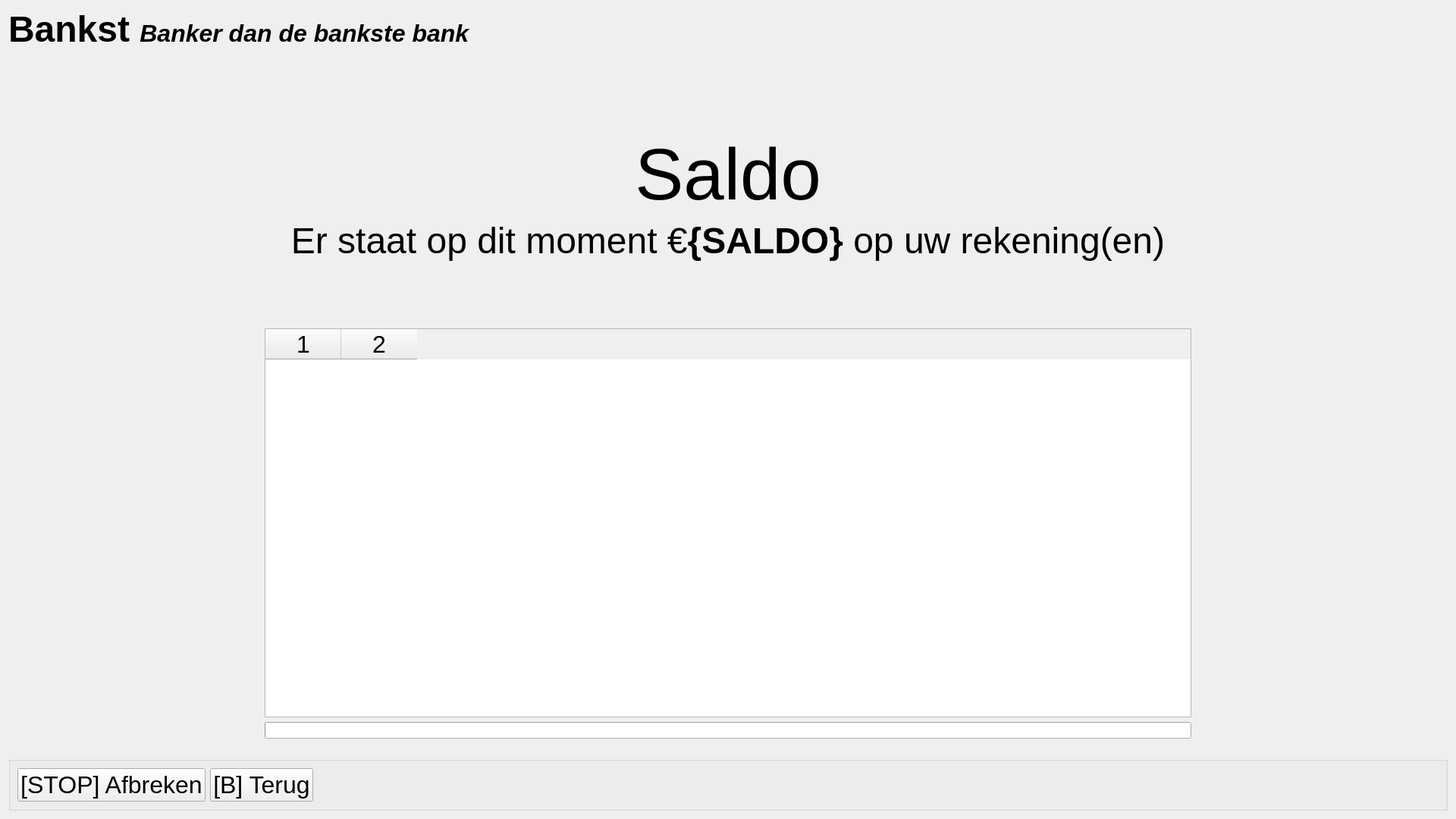
<?xml version="1.0" encoding="UTF-8"?>
<ui version="4.0">
 <class>ScreenBalance</class>
 <widget class="QWidget" name="ScreenBalance">
  <property name="geometry">
   <rect>
    <x>0</x>
    <y>0</y>
    <width>1920</width>
    <height>1080</height>
   </rect>
  </property>
  <property name="minimumSize">
   <size>
    <width>1920</width>
    <height>1080</height>
   </size>
  </property>
  <property name="maximumSize">
   <size>
    <width>1920</width>
    <height>1080</height>
   </size>
  </property>
  <property name="contextMenuPolicy">
   <enum>Qt::NoContextMenu</enum>
  </property>
  <property name="windowTitle">
   <string>Form</string>
  </property>
  <layout class="QVBoxLayout" name="verticalLayout">
   <item>
    <widget class="QLabel" name="name">
     <property name="sizePolicy">
      <sizepolicy hsizetype="Minimum" vsizetype="Minimum">
       <horstretch>0</horstretch>
       <verstretch>0</verstretch>
      </sizepolicy>
     </property>
     <property name="maximumSize">
      <size>
       <width>16777215</width>
       <height>54</height>
      </size>
     </property>
     <property name="font">
      <font>
       <pointsize>36</pointsize>
       <weight>75</weight>
       <bold>true</bold>
      </font>
     </property>
     <property name="text">
      <string>&lt;html&gt;&lt;head/&gt;&lt;body&gt;&lt;p&gt;&lt;span style=&quot; font-size:36pt; font-weight:600;&quot;&gt;Bankst &lt;/span&gt;&lt;span style=&quot; font-size:24pt; font-weight:600; font-style:italic;&quot; align=&quot;right&quot;&gt;Banker dan de bankste bank&lt;/span&gt;&lt;/p&gt;&lt;/body&gt;&lt;/html&gt;</string>
     </property>
    </widget>
   </item>
   <item>
    <spacer name="verticalSpacer">
     <property name="orientation">
      <enum>Qt::Vertical</enum>
     </property>
     <property name="sizeType">
      <enum>QSizePolicy::Fixed</enum>
     </property>
     <property name="sizeHint" stdset="0">
      <size>
       <width>20</width>
       <height>96</height>
      </size>
     </property>
    </spacer>
   </item>
   <item>
    <widget class="QFrame" name="frame">
     <property name="sizePolicy">
      <sizepolicy hsizetype="Preferred" vsizetype="Maximum">
       <horstretch>0</horstretch>
       <verstretch>0</verstretch>
      </sizepolicy>
     </property>
     <property name="frameShape">
      <enum>QFrame::NoFrame</enum>
     </property>
     <property name="frameShadow">
      <enum>QFrame::Plain</enum>
     </property>
     <layout class="QVBoxLayout" name="verticalLayout_2">
      <item>
       <widget class="QLabel" name="title">
        <property name="font">
         <font>
          <pointsize>72</pointsize>
         </font>
        </property>
        <property name="text">
         <string>Saldo</string>
        </property>
        <property name="alignment">
         <set>Qt::AlignBottom|Qt::AlignHCenter</set>
        </property>
       </widget>
      </item>
      <item>
       <widget class="QLabel" name="subTitle">
        <property name="font">
         <font>
          <pointsize>36</pointsize>
         </font>
        </property>
        <property name="text">
         <string>&lt;html&gt;&lt;head/&gt;&lt;body&gt;&lt;p&gt;Er staat op dit moment €&lt;span style=&quot; font-weight:600;&quot;&gt;{SALDO}&lt;/span&gt; op uw rekening(en)&lt;/p&gt;&lt;/body&gt;&lt;/html&gt;</string>
        </property>
        <property name="alignment">
         <set>Qt::AlignHCenter|Qt::AlignTop</set>
        </property>
       </widget>
      </item>
      <item>
       <widget class="QLabel" name="error">
        <property name="font">
         <font>
          <pointsize>32</pointsize>
          <underline>true</underline>
         </font>
        </property>
        <property name="styleSheet">
         <string notr="true">QLabel {
	color: rgb(255, 0, 0);
}</string>
        </property>
        <property name="text">
         <string/>
        </property>
        <property name="alignment">
         <set>Qt::AlignCenter</set>
        </property>
       </widget>
      </item>
     </layout>
    </widget>
   </item>
   <item>
    <widget class="QFrame" name="frame_2">
     <property name="sizePolicy">
      <sizepolicy hsizetype="Preferred" vsizetype="Preferred">
       <horstretch>0</horstretch>
       <verstretch>0</verstretch>
      </sizepolicy>
     </property>
     <property name="frameShape">
      <enum>QFrame::NoFrame</enum>
     </property>
     <property name="frameShadow">
      <enum>QFrame::Plain</enum>
     </property>
     <layout class="QHBoxLayout" name="horizontalLayout_2">
      <item>
       <spacer name="horizontalSpacer_2">
        <property name="orientation">
         <enum>Qt::Horizontal</enum>
        </property>
        <property name="sizeType">
         <enum>QSizePolicy::Fixed</enum>
        </property>
        <property name="sizeHint" stdset="0">
         <size>
          <width>320</width>
          <height>20</height>
         </size>
        </property>
       </spacer>
      </item>
      <item>
       <widget class="QFrame" name="frame_3">
        <property name="frameShape">
         <enum>QFrame::NoFrame</enum>
        </property>
        <property name="frameShadow">
         <enum>QFrame::Plain</enum>
        </property>
        <layout class="QVBoxLayout" name="verticalLayout_3">
         <item>
          <widget class="QTableWidget" name="tableWidget">
           <property name="font">
            <font>
             <pointsize>24</pointsize>
            </font>
           </property>
           <property name="styleSheet">
            <string notr="true">QTableView::item
{
  padding: 8px;
}</string>
           </property>
           <property name="frameShape">
            <enum>QFrame::StyledPanel</enum>
           </property>
           <property name="frameShadow">
            <enum>QFrame::Raised</enum>
           </property>
           <property name="lineWidth">
            <number>1</number>
           </property>
           <property name="verticalScrollBarPolicy">
            <enum>Qt::ScrollBarAlwaysOff</enum>
           </property>
           <property name="horizontalScrollBarPolicy">
            <enum>Qt::ScrollBarAlwaysOff</enum>
           </property>
           <property name="alternatingRowColors">
            <bool>true</bool>
           </property>
           <property name="sortingEnabled">
            <bool>true</bool>
           </property>
           <property name="columnCount">
            <number>2</number>
           </property>
           <attribute name="verticalHeaderVisible">
            <bool>false</bool>
           </attribute>
           <column/>
           <column/>
          </widget>
         </item>
         <item>
          <widget class="QProgressBar" name="progressBar">
           <property name="value">
            <number>0</number>
           </property>
           <property name="textVisible">
            <bool>false</bool>
           </property>
          </widget>
         </item>
        </layout>
       </widget>
      </item>
      <item>
       <spacer name="horizontalSpacer_3">
        <property name="orientation">
         <enum>Qt::Horizontal</enum>
        </property>
        <property name="sizeType">
         <enum>QSizePolicy::Fixed</enum>
        </property>
        <property name="sizeHint" stdset="0">
         <size>
          <width>320</width>
          <height>20</height>
         </size>
        </property>
       </spacer>
      </item>
     </layout>
    </widget>
   </item>
   <item>
    <widget class="QGroupBox" name="groupBox">
     <property name="sizePolicy">
      <sizepolicy hsizetype="Preferred" vsizetype="Minimum">
       <horstretch>0</horstretch>
       <verstretch>0</verstretch>
      </sizepolicy>
     </property>
     <property name="maximumSize">
      <size>
       <width>16777215</width>
       <height>77</height>
      </size>
     </property>
     <property name="title">
      <string/>
     </property>
     <layout class="QHBoxLayout" name="horizontalLayout">
      <item>
       <widget class="QPushButton" name="quitButton">
        <property name="font">
         <font>
          <pointsize>24</pointsize>
         </font>
        </property>
        <property name="text">
         <string>[STOP] Afbreken</string>
        </property>
       </widget>
      </item>
      <item>
       <widget class="QPushButton" name="backButton">
        <property name="font">
         <font>
          <pointsize>24</pointsize>
         </font>
        </property>
        <property name="text">
         <string>[B] Terug</string>
        </property>
       </widget>
      </item>
      <item>
       <spacer name="horizontalSpacer">
        <property name="orientation">
         <enum>Qt::Horizontal</enum>
        </property>
        <property name="sizeHint" stdset="0">
         <size>
          <width>40</width>
          <height>20</height>
         </size>
        </property>
       </spacer>
      </item>
     </layout>
    </widget>
   </item>
  </layout>
 </widget>
 <resources/>
 <connections/>
</ui>
